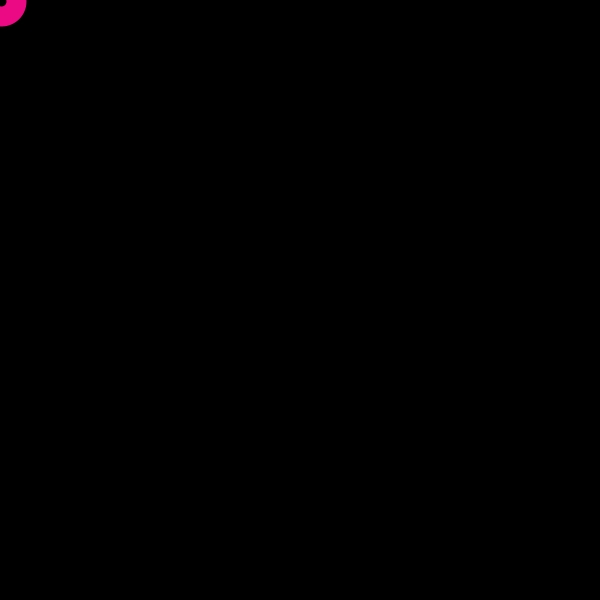
Frame 1 (no input)
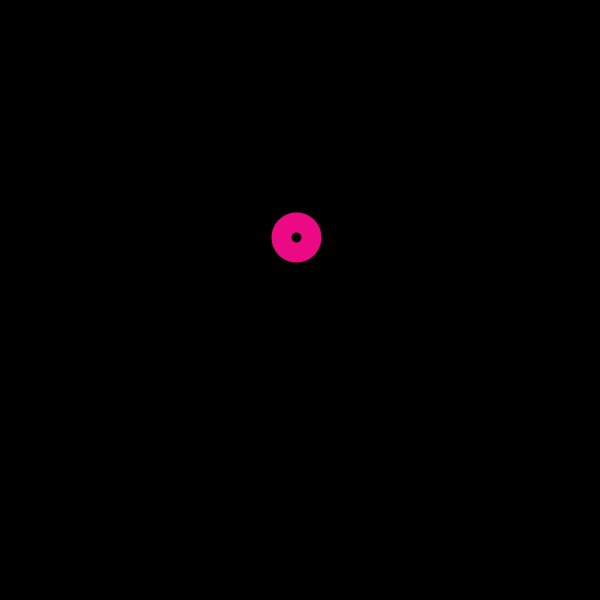
Frame 60 (the mouse pressed at the canvas centre just before this capture)
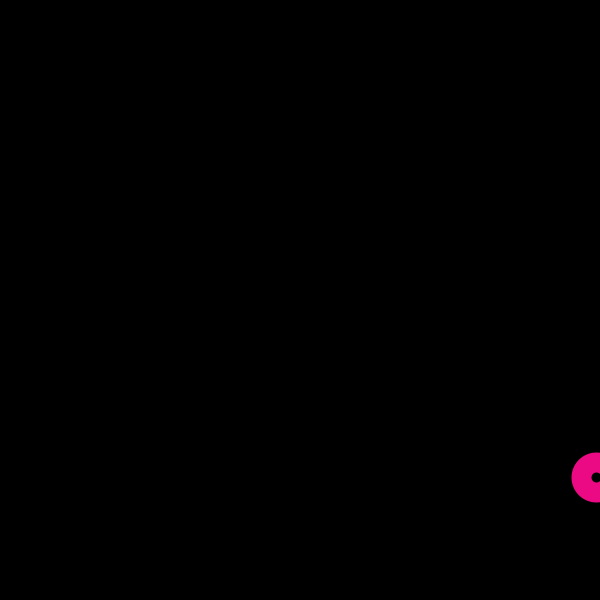
Frame 120 (the mouse held since frame 60 and released just before this capture)

The Processing sketch that drew these frames (run headless with seeded random() and noise(); from frame 60 on, the mouse is pressed at the canvas centre):

// Processing sketch: processing_90357
// ── processing_90357.pde

/*

It's Alive!!
make a circle that 'breathes' using variables and for loop
*/

int xPos = 1;
int yPos = 1;
int xCount = 5;
int yCount = 2;

void setup(){
  //frameRate(3);
  size(600,600);
  smooth();
}

void draw(){
  background(0);
  noFill();
  stroke(235,10,131);
  strokeWeight(20);
  ellipse(xPos,yPos,30,30);
  xPos = xPos + xCount; //index x position by 1
  if(xPos >= 600 || xPos <=0){
    xCount = -xCount; //reverse when you hit the far edge
  }
    yPos = yPos + round(yCount*1.8); //index x position by 1
  if(yPos >= 600 || yPos <=0){
    yCount =  -yCount; //reverse when you hit the far edge
  }
}
